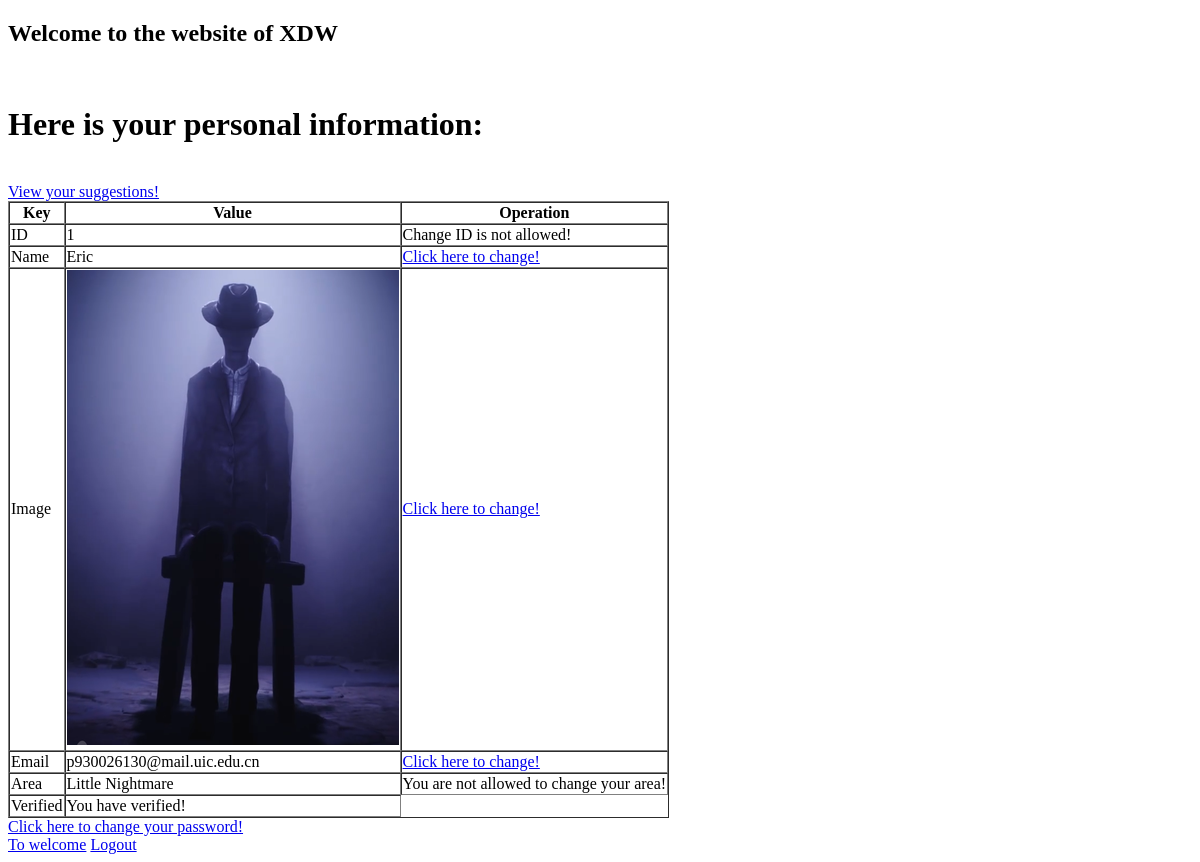
Before: /USFP/CommonUser/userInfor/ (signed in) with the older database file.
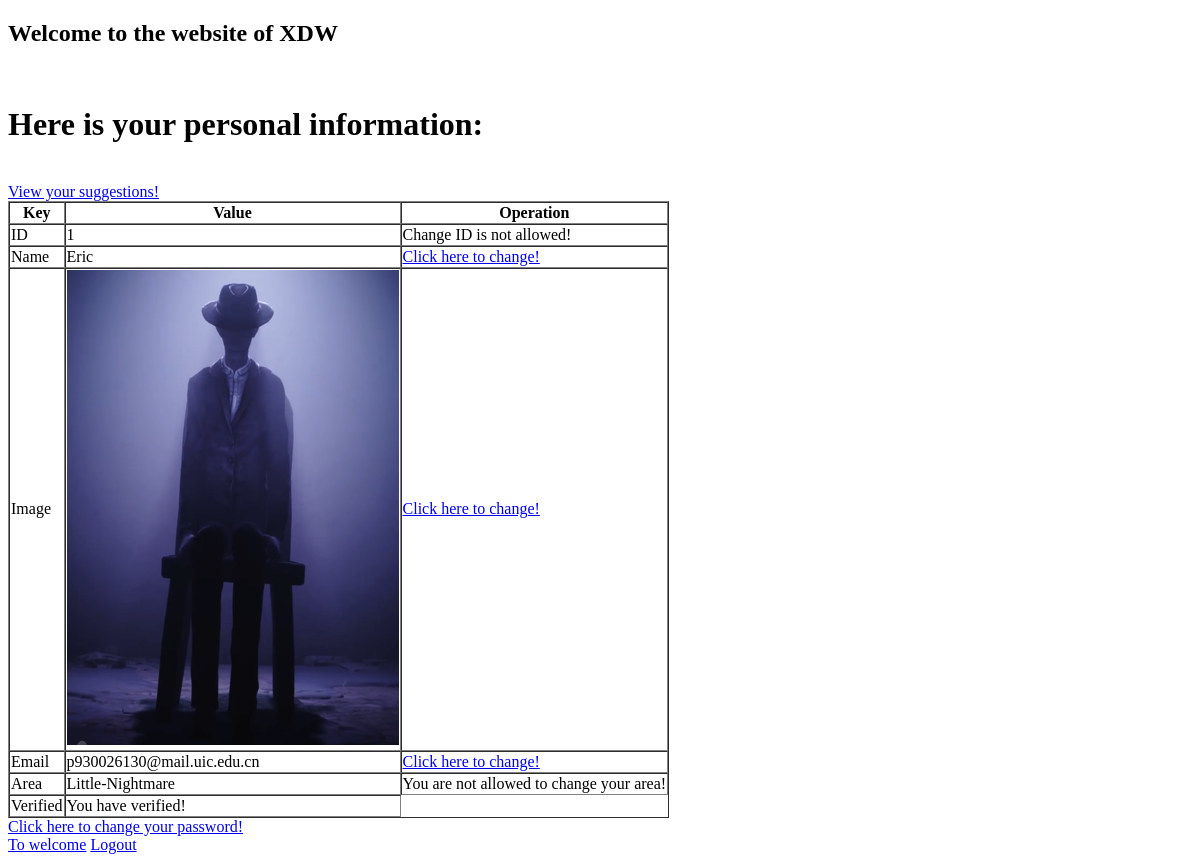
After: the same page with the newer database file.
### USFP/models.py (models this page shows, shortened)
class CommonUser(models.Model):
    commonUserID = models.AutoField(primary_key=True, )
    commonUserName = models.CharField(max_length=20, null=False, blank=False)
    commonUserEmail = models.EmailField(null=True, blank=True)
    commonUserImage = models.ImageField(upload_to="userImage", null=False, blank=False)
    commonUserPassword = models.CharField(max_length=20, null=False, blank=False)
    isDelete = models.BooleanField(blank=False, null=False, default=False)
    deleteDate = models.DateTimeField(blank=True, null=True)
    area = models.ForeignKey(Area, on_delete=models.CASCADE, null=False, blank=False,
                             related_name="CommonUser")
    object = ReDefinedManager()
    objects = models.Manager()
    class Meta:
        db_table = 'CommonUser'
    def isVerified(self):
        try:
            self.VerifiedUser
            return True
        except:
            return False

class Area(models.Model):
    areaID = models.AutoField(primary_key=True, )
    areaName = models.CharField(max_length=20, null=False, blank=False, unique=True)
    areaStart = models.DateTimeField(auto_now_add=True, null=False, blank=False)
    isDelete = models.BooleanField(null=False, blank=False, default=False)
    deleteDate = models.DateTimeField(blank=True, null=True)
    object = ReDefinedManager()
    objects = models.Manager()
    class Meta:
        db_table = 'Area'

### USFP/commonUser.py (the view)
# urls.py: url(r'^CommonUser/userInfor/userViewSuggestions/#num=(?P<num>\d*)$', commonUser.userViewSuggestions,
def userInfor(request):
    user = CommonUser.objects.get(commonUserID=request.session['commonUserID'])
    if user.isVerified():
        return render(request, "CommonUser/userInfor.html",
                      {"user": user, 'verified': 1})
    else:
        return render(request, "CommonUser/userInfor.html",
                      {"user": user, 'verified': 0})

### templates/CommonUser/userInfor.html (shortened to what this page needs)
<!DOCTYPE html>
<html lang="en">
<head>
    <link rel="stylesheet" type="text/css" href="/static/CommonUser/userInfor.css">
</head>
<body>
<h2>Welcome to the website of XDW</h2>
<br>
<h1>Here is your personal information:</h1>
<br>
<a href="{% url 'USFP:userViewSuggestions' 1 %}">View your suggestions!</a>
<table border="1" cellspacing="0">
    <tr>
        <th>Key</th>
        <th>Value</th>
        <th>Operation</th>
    </tr>
    <tr>
        <td>ID</td>
        <td>{{ user.commonUserID }}</td>
        <td>Change ID is not allowed!</td>
    </tr>
    <tr>
        <td>Name</td>
        <td>{{ user.commonUserName }}</td>
        <td><a href="{% url 'USFP:userChangeInfor' 'Name' %}">Click here to change!</a></td>
    </tr>
    <tr>
        <td>Image</td>
        <td><img src="/media/{{ user.commonUserImage }}"/></td>
        <td><a href="{% url 'USFP:userChangeInfor' 'Image' %}">Click here to change!</a></td>
    </tr>
    <tr>
        <td>Email</td>
        <td>{{ user.commonUserEmail }}</td>
        <td><a href="{% url 'USFP:userChangeInfor' 'EmailAdd' %}">Click here to change!</a></td>
    </tr>
    <tr>
        <td>Area</td>
        <td>{{ user.area.areaName }}</td>
        <td>You are not allowed to change your area!</td>
    </tr>
    <tr>
        <td>Verified</td>
        {% ifequal verified 1%}
           <td>You have verified!</td>
        {% else %}
            <td>You haven't verified! But you can verify through using UIC email.</td>
        {% endifequal %}
    </tr>
</table>
<a href="{% url 'USFP:userChangeInfor' 'Password' %}">Click here to change your password!</a><br>
<a href="{% url 'welcome' %}">To welcome</a>
<a href="{% url 'welcome' 1 %}">Logout</a>
</body>
</html>

Changed rows visible on the page:
changed through a linked row, CommonUser "Eric": area.areaName "Little Nightmare" → "Little-Nightmare"
